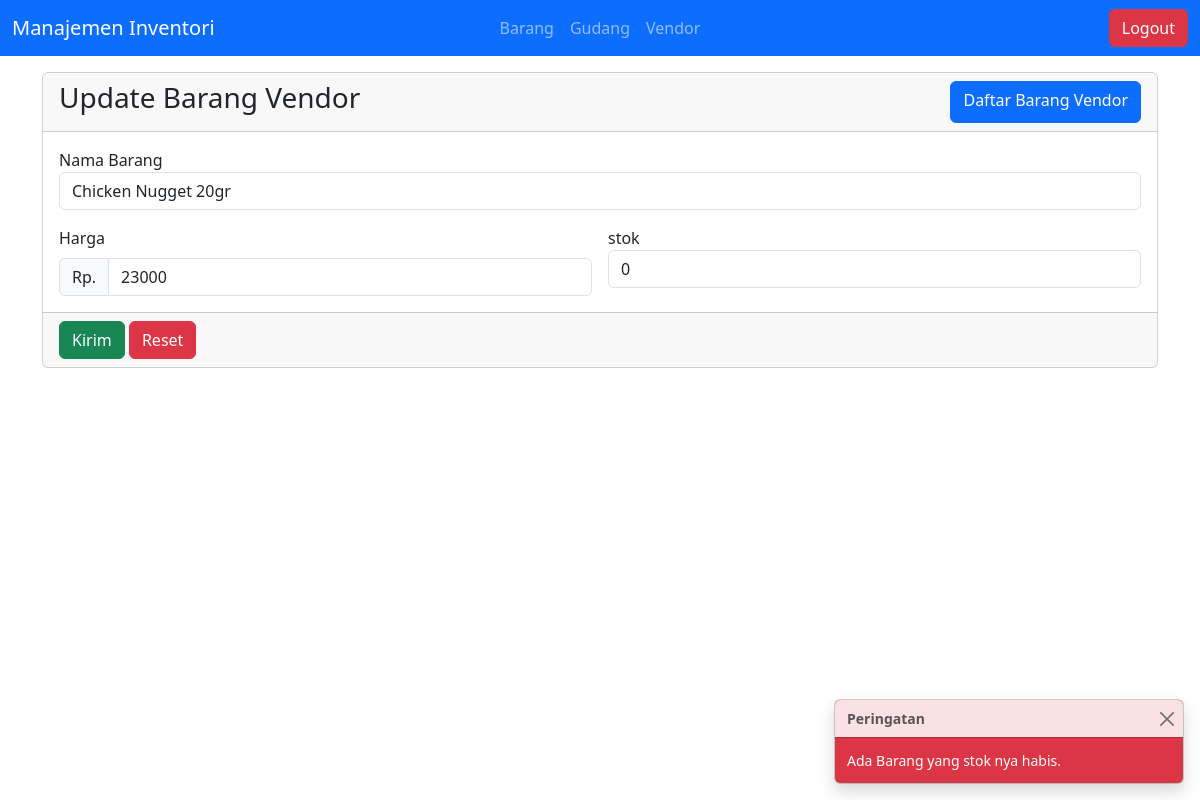
Page /views/barang_vendor/update_barang_v.php?id_vendor=1&id_barang_vendor=6 (signed in) on the committed database.
### tables this page shows
CREATE TABLE `barang_vendor` (
  `id_barang_vendor` int(11) NOT NULL,
  `nama_barang` varchar(30) NOT NULL,
  `harga` int(11) NOT NULL,
  `stok` int(5) NOT NULL,
  `id_vendor` int(11) NOT NULL,
  `created_at` timestamp NOT NULL DEFAULT current_timestamp(),
  `updated_at` timestamp NOT NULL DEFAULT current_timestamp() ON UPDATE current_timestamp()
);

### views/barang_vendor/update_barang_v.php (the view, shortened to what this page needs)
<?php require_once '../layout/header.php'; ?>
<?php
$id_vendor = $_GET['id_vendor'];
$id_barang_vendor = $_GET['id_barang_vendor'];
$stmt = $conn->prepare("SELECT * FROM barang_vendor WHERE id_barang_vendor = ?");
$stmt->bind_param('i', $id_barang_vendor);
if(!$stmt->execute()) {
    die("Gagal Mengambil Data");
}
$result = $stmt->get_result();
$row = $result->fetch_assoc();
?>
<section class="mt-3" id="content">
    <div class="container">
        <div class="row">
            <div class="col">
                <div class="card">
                    <div class="card-header d-flex justify-content-between">
                        <h3>Update Barang Vendor</h3>
                        <a href="kelola_barang_v.php?id_vendor=<?= $id_vendor ?>" class="btn btn-primary">Daftar Barang Vendor</a>
                    </div>
                    <form action="../../system/crud/barang_vendor.php" method="post">
                        <div class="card-body">
                            <div class="row g-3">
                                <div class="col-12">
                                    <label for="nama_barang">Nama Barang</label>
                                    <input type="text" class="form-control" name="nama_barang" id="nama_barang" placeholder="Masukkan Nama Barang" value="<?= $row['nama_barang'] ?>" required>
                                </div>
                                <div class="col-6">
                                    <label for="harga" class="form-label">Harga</label>
                                    <div class="input-group">
                                        <span class="input-group-text">Rp. </span>
                                        <input type="number" class="form-control" name="harga" id="harga" placeholder="Masukkan Harga" value="<?= $row['harga'] ?>" required>
                                    </div>
                                </div>
                                <div class="col-6">
                                    <label for="stok">stok</label>
                                    <input type="number" class="form-control" name="stok" id="stok" placeholder="Masukkan Jumlah Stok" value="<?= $row['stok'] ?>" required>
                                </div>
                            </div>
                        </div>
                        <div class="card-footer">
                            <button type="submit" class="btn btn-success">Kirim</button>
                            <button type="reset" class="btn btn-danger">Reset</button>
                        </div>
                    </form>
                </div>
        </div>
    </div>
</section>
<?php require_once '../layout/footer.php'; ?>

### rows in the picture
barang_vendor: nama_barang "Chicken Nugget 20gr", harga "23000", stok "0"
